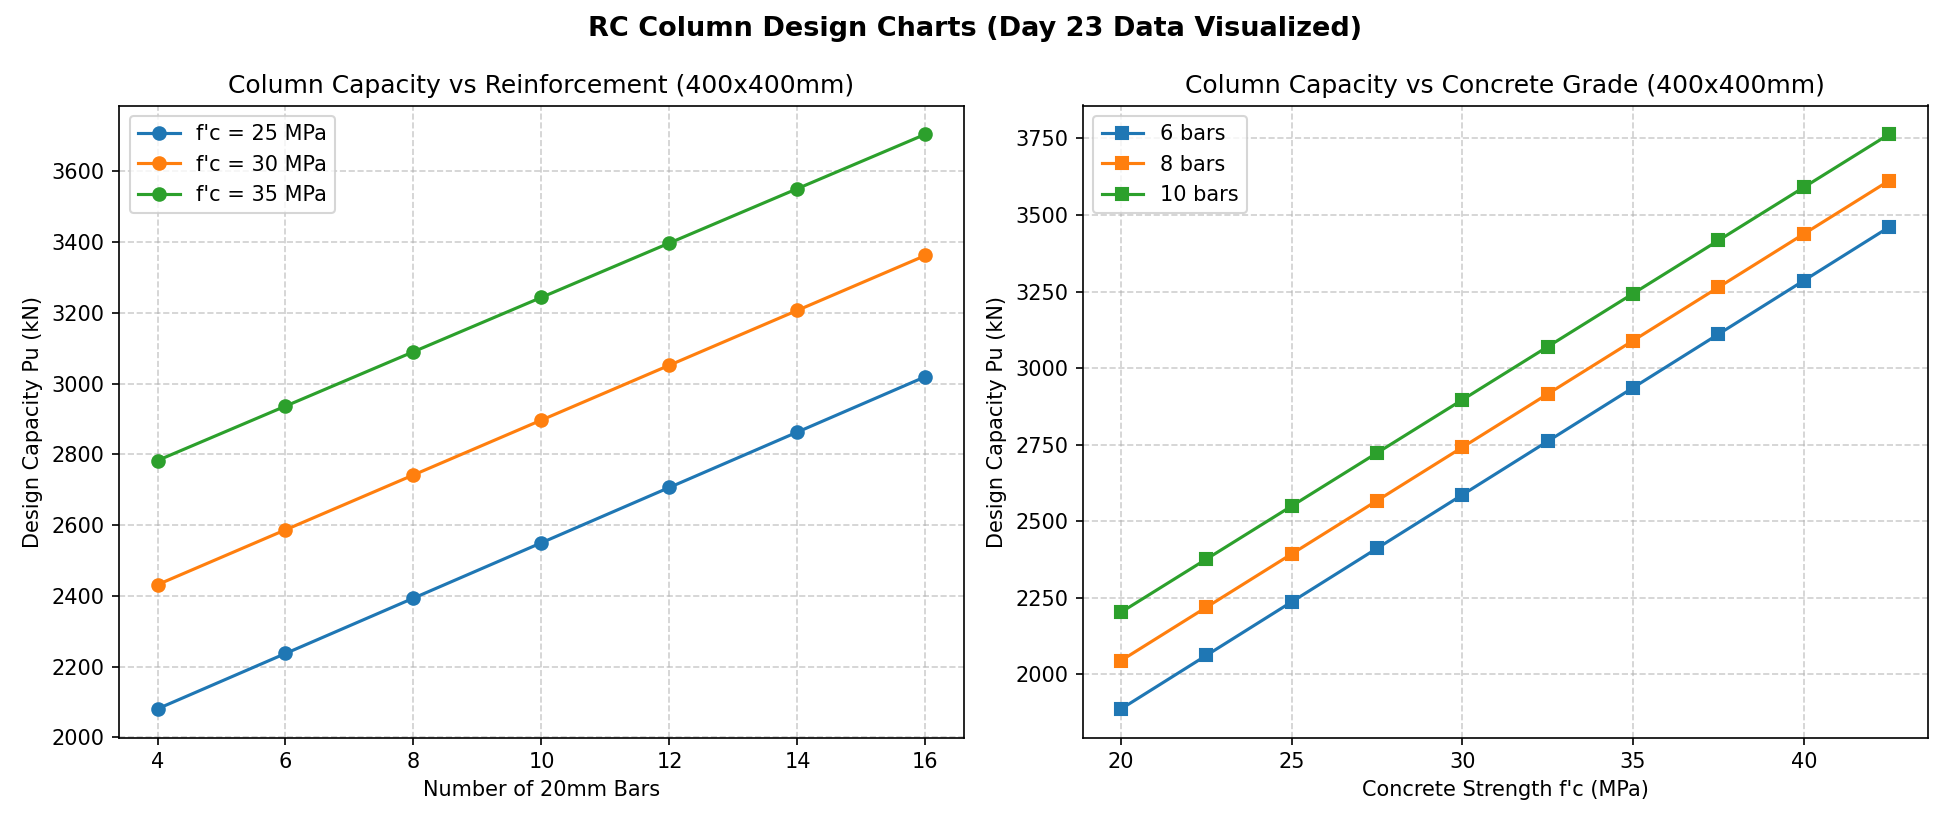

Python code for this plot:
"""
Day 24 (Week 4, Day 3): Column Capacity Trend Visualization
--------------------------------------------------
Goal: Visualize how RC column axial capacity (from Day 23) changes
with reinforcement bar count and concrete grade, turning tabular
results into intuitive design charts.
"""

import math
import numpy as np
import matplotlib.pyplot as plt


def calculate_column_capacity(fc, fy, width_mm, depth_mm, num_bars, bar_dia_mm, phi=0.65):
    """Same formula as Day 23."""
    Ag = width_mm * depth_mm
    Ast = num_bars * (math.pi / 4) * (bar_dia_mm ** 2)
    Pn = 0.80 * (0.85 * fc * (Ag - Ast) + fy * Ast)
    Pu = phi * Pn
    return Pu / 1000  # kN


# -----------------------------
# 1. Data: Capacity vs Number of Bars (for 3 concrete grades)
# -----------------------------
bar_counts = [4, 6, 8, 10, 12, 14, 16]
concrete_grades = [25, 30, 35]

fig, axes = plt.subplots(1, 2, figsize=(13, 5.5))

# Left plot: Capacity vs Bar Count, multiple concrete grades
for fc in concrete_grades:
    capacities = [
        calculate_column_capacity(fc, 500, 400, 400, n, 20) for n in bar_counts
    ]
    axes[0].plot(bar_counts, capacities, marker='o', label=f"f'c = {fc} MPa")

axes[0].set_xlabel("Number of 20mm Bars")
axes[0].set_ylabel("Design Capacity Pu (kN)")
axes[0].set_title("Column Capacity vs Reinforcement (400x400mm)")
axes[0].legend()
axes[0].grid(True, linestyle='--', alpha=0.6)

# -----------------------------
# 2. Data: Capacity vs Concrete Grade (for 3 bar counts)
# -----------------------------
fc_range = np.arange(20, 45, 2.5)
bar_options = [6, 8, 10]

for n_bars in bar_options:
    capacities = [
        calculate_column_capacity(fc, 500, 400, 400, n_bars, 20) for fc in fc_range
    ]
    axes[1].plot(fc_range, capacities, marker='s', label=f"{n_bars} bars")

axes[1].set_xlabel("Concrete Strength f'c (MPa)")
axes[1].set_ylabel("Design Capacity Pu (kN)")
axes[1].set_title("Column Capacity vs Concrete Grade (400x400mm)")
axes[1].legend()
axes[1].grid(True, linestyle='--', alpha=0.6)

plt.suptitle("RC Column Design Charts (Day 23 Data Visualized)", fontsize=13, fontweight='bold')
plt.tight_layout()
plt.savefig('column_capacity_charts.png', dpi=150)
plt.show()

print("Charts saved as column_capacity_charts.png")

# -----------------------------
# 3. Quick insight: cost-efficiency comparison
# -----------------------------
print("\nInsight: Increasing concrete grade from 25 to 35 MPa (8 bars):")
cap_25 = calculate_column_capacity(25, 500, 400, 400, 8, 20)
cap_35 = calculate_column_capacity(35, 500, 400, 400, 8, 20)
print(f"  Capacity gain: {cap_25:.1f} kN -> {cap_35:.1f} kN ({(cap_35/cap_25 - 1)*100:.1f}% increase)")
